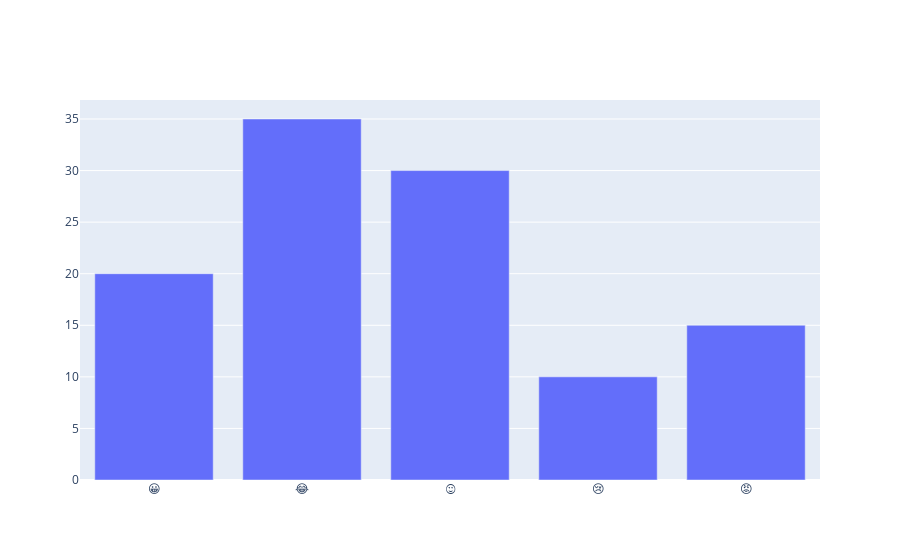

Notebook code cell kept with this figure:
### Code cell
iplot([go.Bar(x = emojis , y = counts)])

### Figure 1 — Plotly figure (JSON) as saved in the notebook; plotly's stock layout.template omitted (floating-point values rounded to 4 significant figures)
{"data": [{"type": "bar", "x": ["😀", "😂", "😍", "😢", "😡"], "y": [20, 35, 30, 10, 15]}], "layout": {}}
